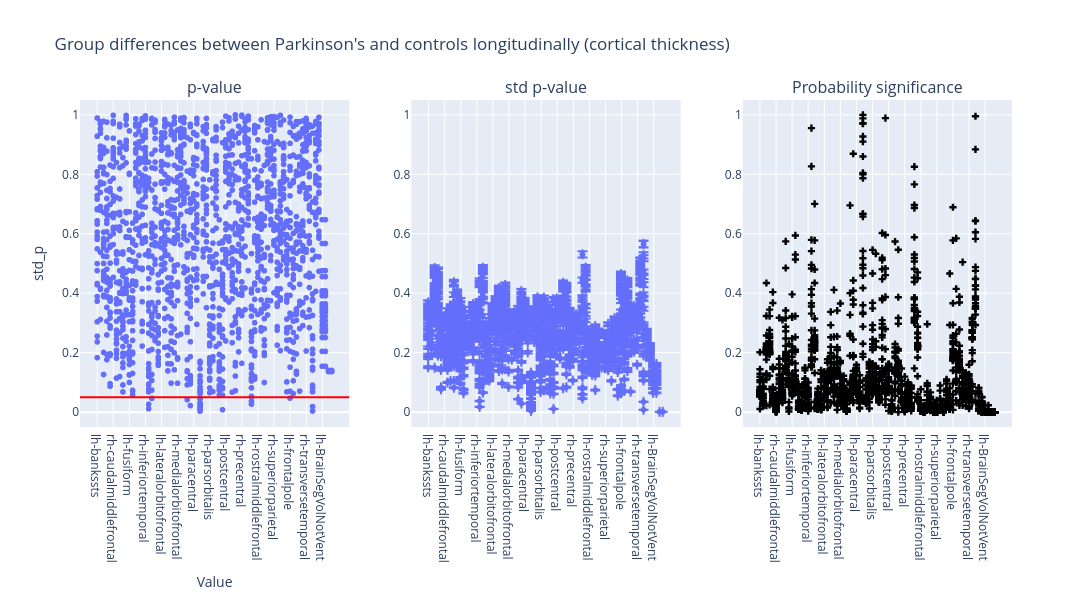

Notebook code cell kept with this figure:
### Code cell
plot_dumbbell(
    ancova_longitudinal_thickness,
    "Group differences between Parkinson's and controls longitudinally (cortical thickness)",
)

### Figure 1 — Plotly figure (JSON) as saved in the notebook; plotly's stock layout.template omitted (floating-point values rounded to 4 significant figures; data arrays with more than 128 entries replaced by an {"elided": "..."} marker saying what was removed)
{"data": [{"hovertemplate": "region=%{x}<br>p_value=%{y}<extra></extra>", "legendgroup": "", "marker": {"color": "#636efa", "symbol": "circle"}, "mode": "markers", "name": "", "showlegend": false, "type": "scattergl", "x": {"elided": "1924 str values"}, "xaxis": "x", "y": {"elided": "1924 float values"}, "yaxis": "y"}, {"error_y": {"array": {"elided": "1924 float values"}, "arrayminus": {"elided": "1924 float values"}}, "hovertemplate": "region=%{x}<br>std_p=%{y}<extra></extra>", "legendgroup": "", "marker": {"color": "#636efa", "symbol": "circle"}, "mode": "markers", "name": "", "showlegend": false, "type": "scattergl", "x": {"elided": "1924 str values"}, "xaxis": "x2", "y": {"elided": "1924 float values"}, "yaxis": "y2"}, {"marker": {"color": "black", "symbol": "cross"}, "mode": "markers", "name": "Flip probability", "showlegend": false, "type": "scatter", "x": {"elided": "1924 str values"}, "xaxis": "x3", "y": {"elided": "1924 float values"}, "yaxis": "y3"}], "layout": {"annotations": [{"font": {"size": 16}, "showarrow": false, "text": "p-value", "x": 0.1444, "xanchor": "center", "xref": "paper", "y": 1, "yanchor": "bottom", "yref": "paper"}, {"font": {"size": 16}, "showarrow": false, "text": "std p-value", "x": 0.5, "xanchor": "center", "xref": "paper", "y": 1, "yanchor": "bottom", "yref": "paper"}, {"font": {"size": 16}, "showarrow": false, "text": "Probability significance", "x": 0.8556, "xanchor": "center", "xref": "paper", "y": 1, "yanchor": "bottom", "yref": "paper"}], "height": 600, "hovermode": "closest", "shapes": [{"line": {"color": "red", "width": 2}, "type": "line", "x0": 0, "x1": 1, "xref": "x domain", "y0": 0.05, "y1": 0.05, "yref": "y"}], "title": {"text": "Group differences between Parkinson's and controls longitudinally (cortical thickness)"}, "width": 1400, "xaxis": {"anchor": "y", "domain": [0, 0.2889], "title": {"text": "Value"}}, "xaxis2": {"anchor": "y2", "domain": [0.3556, 0.6444]}, "xaxis3": {"anchor": "y3", "domain": [0.7111, 1]}, "yaxis": {"anchor": "x", "domain": [0, 1], "range": [-0.05, 1.05], "title": {"text": "std_p"}}, "yaxis2": {"anchor": "x2", "domain": [0, 1], "range": [-0.05, 1.05]}, "yaxis3": {"anchor": "x3", "domain": [0, 1], "range": [-0.05, 1.05]}}}
